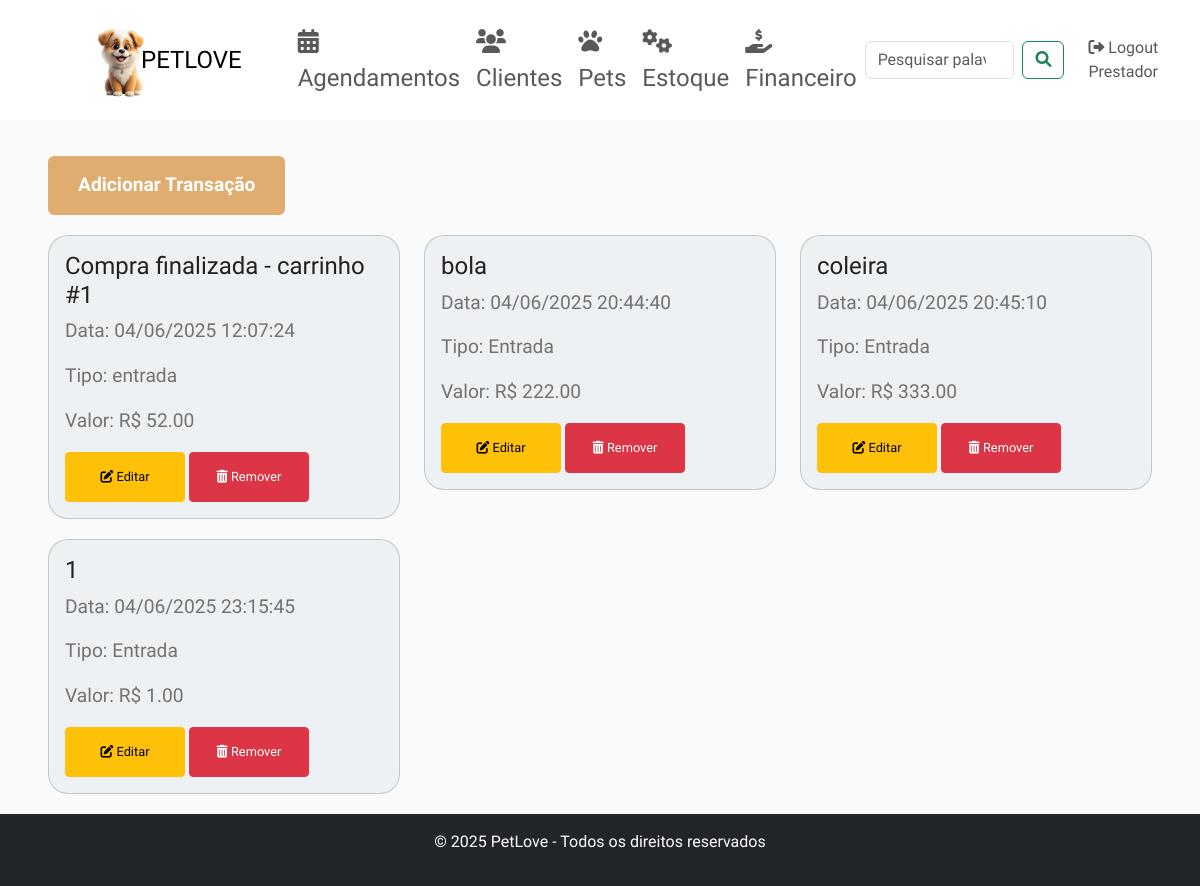
The app's page /financeiro (signed in), older data.
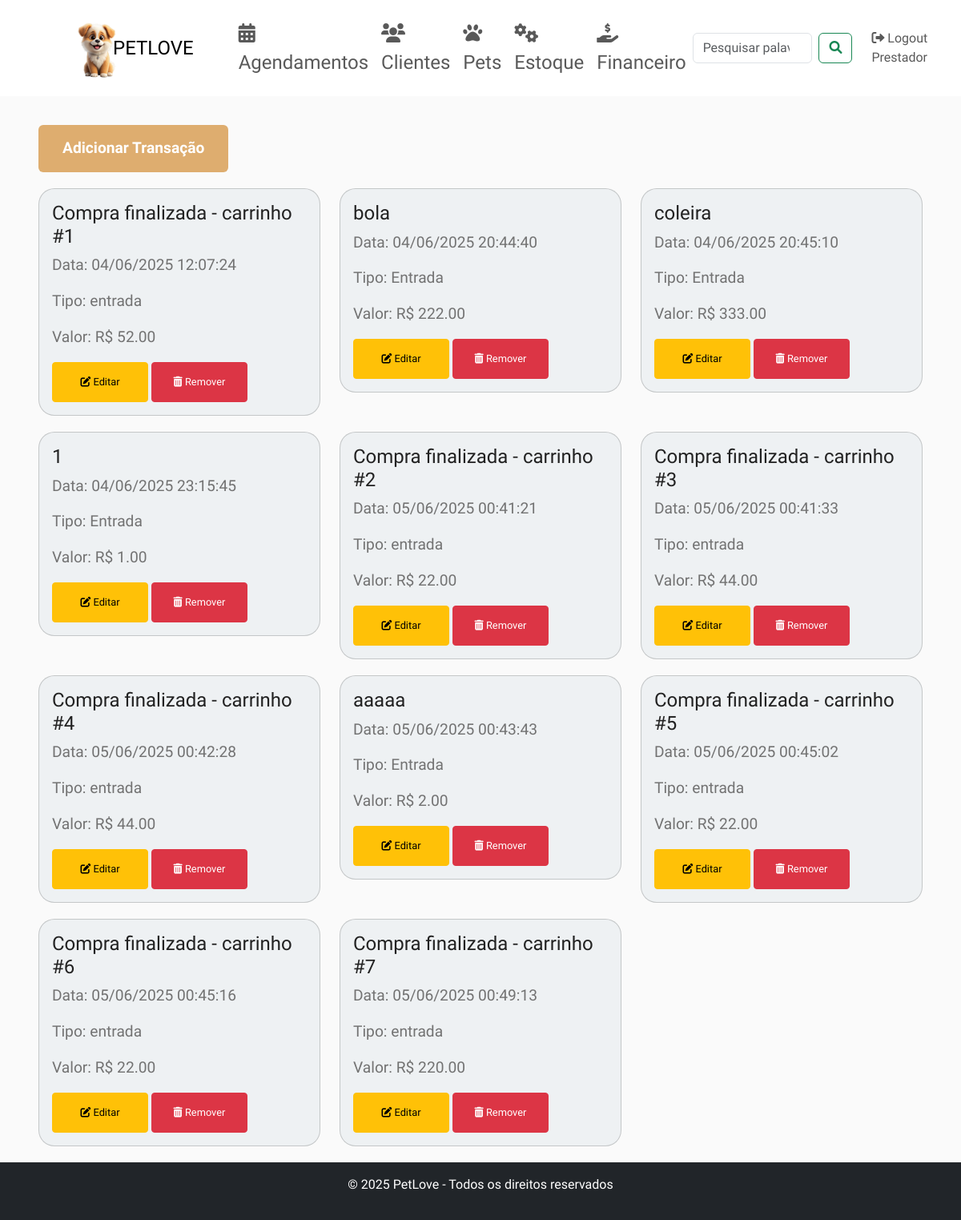
The same page, newer data.
### app.py (models this page shows, shortened)
class Transacao(db.Model):
    id = db.Column(db.Integer, primary_key=True)
    tipo = db.Column(db.String(50), nullable=False)
    valor = db.Column(db.Float, nullable=False)
    descricao = db.Column(db.String(250))
    data = db.Column(db.DateTime, default=datetime.utcnow)
    cliente_id = db.Column(db.Integer, db.ForeignKey('cliente.id'), nullable=False)

### app.py (the view)
@app.route('/financeiro')
@login_required
def financeiro():
    if current_user.role == 'cliente':
        flash("Acesso negado! Clientes não podem acessar esta página.")
        return redirect(url_for('home_cliente'))
    transacoes = Transacao.query.all()
    return render_template('financeiro.html', transacoes=transacoes)

### app.py (called while the page is built)
@login_manager.user_loader
def load_user(user_id):
    return User.query.get(int(user_id))

@app.before_request
def create_tables():
    db.create_all()

### templates/financeiro.html (shortened to what this page needs)
<!DOCTYPE html>
<html lang="pt-br">
<head>
    <link href="https://cdn.jsdelivr.net/npm/bootstrap@5.3.0-alpha1/dist/css/bootstrap.min.css" rel="stylesheet">
    <link href="https://cdnjs.cloudflare.com/ajax/libs/font-awesome/6.0.0/css/all.min.css" rel="stylesheet">
</head>
<body>
<nav class="navbar navbar-expand-lg bg-custom mb-4">
    <div class="container-fluid">
        <a class="navbar-brand" href="http://127.0.0.1:5000/home_prestador">
            <img src="{{ url_for('static', filename='images/LOGO.png') }}" alt="PetLove Logo" style="height: 80px; margin-left: 70px; width: 70%;">
            <a style="font-size: 24px; color: #000000; text-decoration: none;">PETLOVE</a>
        <div class="collapse navbar-collapse" id="navbarNav">
            <ul class="navbar-nav ms-5">
                <li class="nav-item"><a href="{{ url_for('agendamentos') }}" class="nav-link fs-4"><i class="fas fa-calendar-alt"></i> Agendamentos</a></li>
                <li class="nav-item"><a href="{{ url_for('clientes') }}" class="nav-link fs-4"><i class="fas fa-users"></i> Clientes</a></li>
                <li class="nav-item"><a href="{{ url_for('pets') }}" class="nav-link fs-4"><i class="fas fa-paw"></i> Pets</a></li>
                <li class="nav-item"><a href="{{ url_for('estoque') }}" class="nav-link fs-4"><i class="fas fa-cogs"></i> Estoque</a></li>
                <li class="nav-item"><a href="{{ url_for('financeiro') }}" class="nav-link fs-4"><i class="fas fa-hand-holding-usd"></i> Financeiro</a></li>
            </ul>
            <form class="d-flex ms-auto" onsubmit="event.preventDefault(); filterCards();" role="search">
                <input id="searchInput" class="form-control me-2" type="search" placeholder="Pesquisar palavra/letra" aria-label="Search">
                <button class="btn btn-outline-success" type="submit">
                    <i class="fas fa-search"></i>
                </button>
            </form>
 <ul class="navbar-nav ms-3">
    {% if current_user.role == 'cliente' %}
        <li class="nav-item">
            <a class="nav-link" href="{{ url_for('logout') }}"><i class="fas fa-sign-out-alt"></i> Logout Cliente</a>
        </li>
    {% elif current_user.role == 'prestador' %}
        <li class="nav-item">
            <a class="nav-link" href="{{ url_for('logout') }}"><i class="fas fa-sign-out-alt"></i> Logout Prestador</a>
        </li>
    {% endif %}
</ul>
</div>
</div>
</nav>
<div id="profileContent" class="container-fluid content-container">
    <div class="btn-container">
        <a href="{{ url_for('adicionar_transacao') }}" class="btn btn-primary text-flash-blue">Adicionar Transação</a>
    </div>
    <div id="cards-container" class="row">
        {% for transacao in transacoes %}
        <div class="col-md-4 card-agendamento">
            <div class="card">
                <div class="card-body">
                    <h5 class="card-title">{{ transacao.descricao }}</h5>
                    <p class="card-text">Data: {{ transacao.data.strftime('%d/%m/%Y %H:%M:%S') }}</p>
                    <p class="card-text">Tipo: {{ transacao.tipo }}</p>
                    <p class="card-text">Valor: R$ {{ "{:.2f}".format(transacao.valor) }}</p>
                    <a href="{{ url_for('editar_transacao', id=transacao.id) }}" class="btn btn-warning btn-sm">
                        <i class="fas fa-edit"></i> Editar
                    </a>
                    <form action="{{ url_for('remover_transacao', id=transacao.id) }}" method="POST" style="display:inline;">
                        <button type="submit" class="btn btn-danger btn-sm">
                            <i class="fas fa-trash-alt"></i> Remover
                        </button>
                    </form>
                </div>
            </div>
        </div>
        {% endfor %}
    </div>
</div>
<footer class="bg-dark text-white text-center py-3">
    <p>&copy; 2025 PetLove - Todos os direitos reservados</p>
</footer>
</body>
</html>

Row changes from the older to the newer data that the page shows:
added Transacao: valor "22.00"
added Transacao: valor "44.00"
added Transacao: valor "44.00"
added Transacao: valor "2.00"
added Transacao: valor "22.00"
added Transacao: valor "22.00"
added Transacao: valor "220.00"
